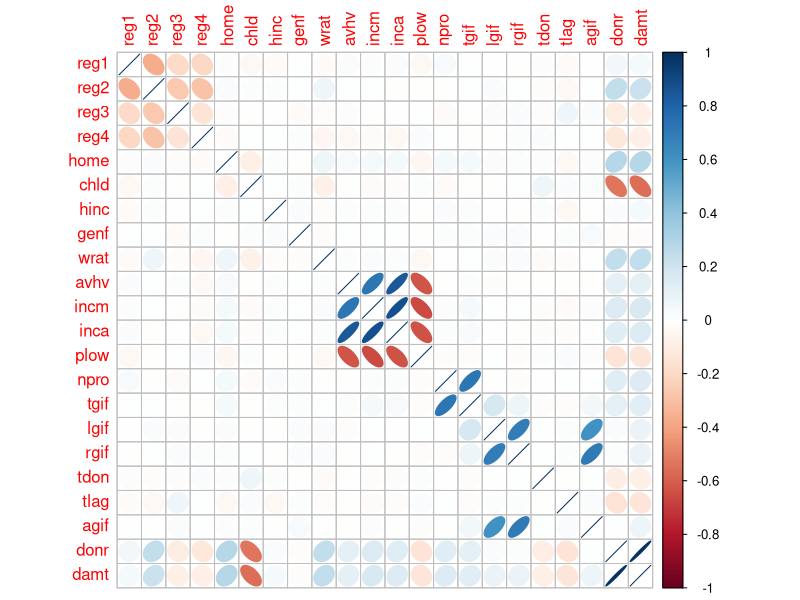

Generate this figure with R: (Note: this script raises an error after producing the figure.)
## ---- chunk 1
knitr::opts_chunk$set(echo = FALSE, warning = F, message = F)
library(dplyr)
library(ggplot2)
library(caret)
library(partykit)
library(MASS)
## ---- chunk 2
charity <- read.csv('charity.csv')
charity <- as_tibble(charity)
Sampling <- charity %>% group_by(part) %>% summarise(Samples = n())
knitr::kable(Sampling,caption = "Samples breakdown")
charity <- charity[,-1]

# split data by the parts
train <- charity %>% dplyr::filter(part == "train") %>% dplyr::select(-part)
Validation <- charity %>% dplyr::filter(part == "valid") %>% dplyr::select(-part)
test <- charity %>% dplyr::filter(part == "test") %>% dplyr::select(-part)

  
  # Make binary columns as factor variables
make_factor <- function(df){
  BinaryCols <- lapply(apply(df,2,unique), length) == 2
df[,which(BinaryCols == T)] <- lapply(df[,which(BinaryCols == T)], as.factor)
df
}

## ---- chunk 3
correlations <- cor(train)
corrplot::corrplot(correlations,method = "ellipse")
## ---- chunk 4

crosstable <- function(var1, var2) {
  crosstbl <- cbind(table(var1, var2))
  crosstbl <- cbind(crosstbl,round(crosstbl[,2]/rowSums(crosstbl),3)*100)
  colnames(crosstbl) <- c("No_Donor", "Yes_Donor", "%")
  crosstbl
}

#knitr::kable(crosstable(train$chld, train$donr),caption = "Proportion of donors by Number of children")

#knitr::kable(crosstable(train$wrat, train$donr), caption = "Proportion of donors by wealth rating")

childtbl <- crosstable(train$chld, train$donr)
wealthRatingtbl <- knitr::kable(crosstable(train$wrat, train$donr))
incmcattbl <- knitr::kable(crosstable(as.factor(train$hinc),train$donr))
homeownertbl <- crosstable(train$home,train$donr)
rownames(homeownertbl) <- c("Not homeowner", "Homeowner")
homeownertbl <- knitr::kable(homeownertbl)

#knitr::kable(list(childtbl,homeownertbl))

## ---- chunk 5
knitr::kable(crosstable(train$chld, train$donr))
## ---- chunk 6

# Prepare a reciepe to transform data 

library(recipes)

# define reciepe steps
rec <- recipe(donr ~ . -damt, data = train)
rec  <- rec  %>% 
        step_log(tgif) %>% 
        step_log(agif) %>% 
        step_log(lgif) %>% 
        step_log(rgif) %>% 
        step_log(avhv) #%>% 
        #step_corr(-contains("d"),threshold = 0.75)

reciepe_trained <- prep(rec,data = train, retain = T)

trainTransformed <- bake(object = reciepe_trained, newdata = train)

#trainTransformed <- train %>% dplyr::mutate(logtgif = log(tgif), logagif = log(agif), loglgif = log(lgif), logrgif = log(rgif), logavhv = log(avhv))

#trainTransformed <- trainTransformed %>% dplyr::select(-tgif,-lgif,-agif,-rgif, -avhv)
correlations <- cor(trainTransformed)
corrplot::corrplot(correlations,method = "color", addCoef.col="grey", order = "AOE",number.cex=0.5)
#trainTransformed <- train %>% dplyr::select(-tgif,-lgif,-agif,-rgif, -avhv)
#colnames(correlations)[caret::findCorrelation(correlations,cutoff = 0.75)]

## ---- chunk 7
VarstoRemove <- c("avhv","incm","agif","rgif","tgif")
Response <- c("donr", "damt")
Predictors <- colnames(trainTransformed)[!colnames(trainTransformed) %in% c(VarstoRemove,Response)]
knitr::kable(matrix(Predictors,ncol = 3), caption = "List of retained predictors")
## ---- chunk 8
set.seed(1)
library(randomForest)
# Making the binary columns as factors
trainTransformed <- make_factor(trainTransformed)
rfdata <-trainTransformed[,c(Predictors,Response[1])] 
# rf <- randomForest(donr ~ . -damt, data = trainTransformed[,c(Predictors,Response)],ntree=150)
rf <- randomForest(donr ~ ., data = rfdata,ntree=150)
par(mfrow = c(1,2))
plot(rf, main = "Error Vs # trees")
varImpPlot(rf,main = "Variable importance")
## ---- chunk 9
#predictedClassProb <- predict(rf,newdata = trainTransformed[,c(Predictors,Response)],type = "prob")
predictedClassProb <- predict(rf,newdata = rfdata,type = "prob")
#predictedClass <- predict(rf,newdata = trainTransformed,type= "response")
predictedClass <- predict(rf,newdata = rfdata,type= "response")
#caret::confusionMatrix(predictedClass,trainTransformed$donr, positive = "1")
rocCurve.train <- pROC::roc(predictor = predictedClassProb[,2],response = trainTransformed$donr)
auc.rf.train <- round(pROC::auc(rocCurve.train),2)
#************************
# set up validation data
#************************
ValidTrans <- bake(object = reciepe_trained, newdata = Validation)
ValidTrans <- make_factor(ValidTrans)


predictedClassProb.valid <- predict(rf,newdata = ValidTrans, type = "prob")
predictedClassProb.valid <- predictedClassProb.valid[,2]
predictedClass.valid <- predict(rf,newdata = ValidTrans, type = "response")
rocCurve.valid <- pROC::roc(predictor = predictedClassProb.valid,response = ValidTrans$donr)
auc.rf.valid <- round(pROC::auc(rocCurve.valid),2)


#*********************************************
#* Profit calculation for random forest model *
#*********************************************

# ValidTrans has non factor donr, so using Validation
profitrf <- cumsum(14.5*Validation[order(predictedClassProb.valid, decreasing=T),21]$donr-2) 

#***********************************************
#         PLOTTING                            
#***********************************************
par(mfrow = c(1,2))
plot(rocCurve.train,legacy.axes = T,asp = NA, col = 'blue')
plot(rocCurve.valid,legacy.axes = T,asp = NA, col = 'red', add = T)
legend("bottomright",legend = c(paste0("Train; AUC:",auc.rf.train), paste0("validation; AUC:",auc.rf.valid)), col = c("blue", "red"), lty = 1,cex = 0.6)
plot(profitrf, xlab = "# Mails", ylab = "Profit")

## ---- chunk 10

plot(lift(ValidTrans$donr~predictedClassProb.valid, class = "1"))

n.mail.valid <- which.max(profitrf)
Profitability <- data.frame(Mails = n.mail.valid, Profit = max(profitrf), Model = "RandomForest")
knitr::kable(Profitability, caption = "Mails for campaign & profitability")


cutoff.rf <- sort(predictedClassProb.valid, decreasing=T)[n.mail.valid+1] # set cutoff based on n.mail.valid
chat.valid.rf <- ifelse(predictedClassProb.valid>cutoff.rf, 1, 0) # mail to everyone above the cutoff
cm.rf <- caret::confusionMatrix(chat.valid.rf, Validation$donr,positive = "1") # classification table
cm.rf$table

#cm.rf$byClass
## ---- chunk 11

#*****************************************
#         Logitic regression fit  - 1          
#*****************************************
logisticFit <- glm(donr ~ . -damt, data = trainTransformed[,c(Predictors,Response)], family = binomial)
#summary(logisticFit)


#*****************************************
#       Function to spit out profitability
#*****************************************
ProfitabilityMatrix <- function(donr,PredictedProbs,Model,Plot =T){
  profits <- cumsum(14.5*donr[order(PredictedProbs,decreasing = T)] - 2)
  Mails <- which.max(profits)
  Maxprofit <- max(profits)
  outdf <- data.frame(Mails = Mails, Profit = Maxprofit, Model = Model)
  cutoff <- sort(PredictedProbs,decreasing = T)[Mails + 1]
  MailOrNot <- ifelse(PredictedProbs > cutoff, 1,0)
  ConfusionMatrix <- caret::confusionMatrix(MailOrNot,donr,positive = "1")
  if(Plot == T){
    plot(profits,xlab = "# Mails", ylab = "Profit")
    library(grid)
    p <- recordPlot()
  } else p <- NULL
  return(list(outdf = outdf,ConfusionMatrix = ConfusionMatrix, p = p))
}
## ---- chunk 12

#******************************************
# Logistic predictions
#******************************************
logistic.Pred.Train <- predict(logisticFit,type = "response")
roc.lostic.train <- pROC::roc(response = trainTransformed$donr, predictor = logistic.Pred.Train)
auc.logistic.train <- round(pROC::auc(roc.lostic.train),2)
logistic.Pred.Valid <- predict(logisticFit,newdata = ValidTrans,type = "response")
roc.lostic.valid <- pROC::roc(response = ValidTrans$donr, predictor = logistic.Pred.Valid)
auc.logistic.valid <- round(pROC::auc(roc.lostic.valid),2)

#******************************************
#   Plotting
#******************************************
par(mfrow = c(1,2))
plot(roc.lostic.train,legacy.axes = T,asp = NA, col = 'blue')
plot(roc.lostic.valid,legacy.axes = T,asp = NA, col = 'red', add = T)
legend("bottomright",legend = c(paste0("Train; AUC:",auc.logistic.train), paste0("validation; AUC:",auc.logistic.valid)), col = c("blue", "red"), lty = 1,cex = 0.6)
Results.Logistic <- ProfitabilityMatrix(Validation$donr,logistic.Pred.Valid,"Logistic")
mtext("Logistic Regression - Full model", side = 1, line = -22, outer = TRUE)
## ---- chunk 13
modeldf <- broom::augment(logisticFit)
#par(mfrow = c(1,2))
library(ggplot2)
residp <-ggplot(data = modeldf, mapping = aes(x = hinc, y = .resid)) + geom_point() + stat_summary(fun.y=mean, colour="blue", geom="line", size = 1) + theme_bw()
lp <- plot(lift(ValidTrans$donr~logistic.Pred.Valid, class = "1"))
gridExtra::grid.arrange(residp,lp,ncol = 2)

Profitability <- rbind(Profitability,Results.Logistic$outdf)
knitr::kable(Profitability, caption = "Mails for campaign & profitability")

Results.Logistic$ConfusionMatrix$table

## ---- chunk 14
# Logistic regression 2
logisticFit2 <- glm(donr ~ chld + wrat + I(hinc^2) + I(hinc) + npro + tdon + home + reg2 + inca -damt, data = trainTransformed[,c(Predictors,Response)], family = binomial)

#summary(logisticFit2)


#******************************************
# Logistic predictions
#******************************************
logistic2.Pred.Train <- predict(logisticFit2,type = "response")
roc.lostic2.train <- pROC::roc(response = trainTransformed$donr, predictor = logistic2.Pred.Train)
auc.logistic2.train <- round(pROC::auc(roc.lostic2.train),2)
logistic2.Pred.Valid <- predict(logisticFit2,newdata = ValidTrans,type = "response")
roc.lostic2.valid <- pROC::roc(response = ValidTrans$donr, predictor = logistic2.Pred.Valid)
auc.logistic2.valid <- round(pROC::auc(roc.lostic2.valid),2)

#******************************************
#   Plotting
#******************************************
par(mfrow = c(1,2))
plot(roc.lostic2.train,legacy.axes = T,asp = NA, col = 'blue')
plot(roc.lostic2.valid,legacy.axes = T,asp = NA, col = 'red', add = T)
legend("bottomright",legend = c(paste0("Train; AUC:",auc.logistic2.train), paste0("validation; AUC:",auc.logistic2.valid)), col = c("blue", "red"), lty = 1,cex = 0.6)
Results.Logistic2 <- ProfitabilityMatrix(Validation$donr,logistic2.Pred.Valid,"Logistic2")
mtext("Logistic Regression - selected predictors model", side = 1, line = -22, outer = TRUE)
## ---- chunk 15

plot(lift(ValidTrans$donr~logistic2.Pred.Valid, class = "1"))
Profitability <- rbind(Profitability,Results.Logistic2$outdf)
knitr::kable(Profitability, caption = "Mails for campaign & profitability")

Results.Logistic2$ConfusionMatrix$table
## ---- chunk 16

#******************************************************
#       Build Reciepe for LDA & PLSDA
#******************************************************
rec_scale_center <- recipe(donr ~ . -damt, data = train)
rec_scale_center <- rec_scale_center %>% 
                        step_center(has_role()) %>% 
                        step_scale(has_role())

reciepe2_trained <- prep(rec,data = train, retain = T)
trainCenterScaled <- bake(object = reciepe2_trained, newdata = train)

validCenterScaled <- bake(object = reciepe2_trained,newdata = Validation)
## ---- chunk 17
#*******************************************************
# Linear discriminant analysis
#*******************************************************
lda.fit <- lda(donr ~ . + I(hinc^2)-damt,
data = trainCenterScaled)
#plot(lda.fit)
# lda.fit <- lda(donr ~ reg1 + reg2 + reg3 +reg4+ chld + incm + npro + plow + npro + I(hinc^2) + I(hinc),
               # data = trainCenterScaled)
lda.pred.train <- predict(lda.fit, trainCenterScaled)
lda.pred.valid <- predict(lda.fit,validCenterScaled)
roc.lda.train <- pROC::roc(response = trainCenterScaled$donr, predictor = lda.pred.train$posterior[,2])
auc.lda.train <- round(pROC::auc(roc.lda.train),2)
roc.lda.valid <- pROC::roc(response = validCenterScaled$donr, predictor = lda.pred.valid$posterior[,2])
auc.lda.valid <- round(pROC::auc(roc.lda.valid),2)
par(mfrow = c(1,2))
plot(roc.lda.train,legacy.axes = T,asp = NA, col = 'blue')
plot(roc.lda.valid,legacy.axes = T,asp = NA, col = 'red',add = T)
legend("bottomright",legend = c(paste0("Train; AUC:",auc.lda.train), paste0("validation; AUC:",auc.lda.valid)), col = c("blue", "red"), lty = 1,cex = 0.6)
Results.lda <- ProfitabilityMatrix(Validation$donr,lda.pred.valid$posterior[,2],"LDA")
## ---- chunk 18
Profitability <- rbind(Profitability,Results.lda$outdf)
knitr::kable(Profitability, caption = "Mails for campaign & profitability")
Results.lda$ConfusionMatrix
## ---- chunk 19
#*****************************************************
# Quadratic discriminat analysis
#****************************************************

qda.fit <- qda(donr ~ chld + wrat  + I(hinc) + npro + tdon + home + reg2 + inca, data = trainCenterScaled )
#qda.fit <- qda(donr ~ . + I(hinc^2)-damt,data = trainCenterScaled)
qda.pred.train <- predict(qda.fit, trainCenterScaled)
qda.pred.valid <- predict(qda.fit,validCenterScaled)
roc.qda.train <- pROC::roc(response = trainCenterScaled$donr, predictor = qda.pred.train$posterior[,2])
auc.qda.train <- round(pROC::auc(roc.qda.train),2)
roc.qda.valid <- pROC::roc(response = validCenterScaled$donr, predictor = qda.pred.valid$posterior[,2])
auc.qda.valid <- round(pROC::auc(roc.qda.valid),2)
par(mfrow=c(1,2))
plot(roc.qda.train,legacy.axes = T,asp = NA, col = 'blue')
plot(roc.qda.valid,legacy.axes = T,asp = NA, col = 'red',add = T)
legend("bottomright",legend = c(paste0("Train; AUC:",auc.qda.train), paste0("validation; AUC:",auc.qda.valid)), col = c("blue", "red"), lty = 1,cex = 0.6)
Results.qda <- ProfitabilityMatrix(Validation$donr,qda.pred.valid$posterior[,2],"QDA")
## ---- chunk 20

Profitability <- rbind(Profitability,Results.qda$outdf)
knitr::kable(Profitability, caption = "Mails for campaign & profitability")
Results.qda$ConfusionMatrix
## ---- chunk 21
# Prep data for PLSDA

ctrl <- trainControl(method = "cv", number = 10,
                     savePredictions = T,
                     summaryFunction = twoClassSummary,
                     classProbs = T)

trainCenterScaled.pls <- make_factor(trainCenterScaled)
y <- as.factor(ifelse(train$donr == 1, "yes", "no"))
plsdaModel <- train(x = trainCenterScaled[,c(-21,-22)],
      y =  y,
      method = "pls",
      metric= "ROC",
      tuneLength = 20,
      trControl = ctrl
      )

plsPred.Train <- predict(plsdaModel, newdata = trainCenterScaled[,c(-21,-22)], type = "prob")
plsPred.valid <- predict(plsdaModel, newdata = validCenterScaled[,c(-21,-22)], type = "prob")
roc.pls.train <- pROC::roc(response = trainCenterScaled$donr, predictor = plsPred.Train[,2,1])
roc.pls.valid <- pROC::roc(response = validCenterScaled$donr, predictor = plsPred.valid[,2,1])
auc.pls.train <- round(pROC::auc(roc.pls.train),2)
auc.pls.valid <- round(pROC::auc(roc.pls.valid),2)
par(mfrow= c(1,2))
plot(roc.pls.train,legacy.axes = T,asp = NA, col = 'blue')
plot(roc.pls.valid,legacy.axes = T,asp = NA, col = 'red',add = T)
legend("bottomright",legend = c(paste0("Train; AUC:",auc.pls.train), paste0("validation; AUC:",auc.pls.valid)), col = c("blue", "red"), lty = 1,cex = 0.6)
Results.plsqda <- ProfitabilityMatrix(Validation$donr,plsPred.valid[,2,1],"PLSDA")
Prifitability <- rbind(Profitability,Results.plsqda$outdf)

knitr::kable(Profitability, caption = "Mails for campaign & profitability")
Results.plsqda$ConfusionMatrix

## ---- chunk 22
# Train control setting

sigmaRange <- kernlab::sigest(as.matrix(train[,Predictors]))
svmGrid <- expand.grid(.sigma = sigmaRange[1], .C =2^(seq(-10,4)))
y <- as.factor(ifelse(train$donr == 1, "yes", "no"))
svmRModel <- train(train[,Predictors], y,
                   method = "svmRadial",
                   metric = "ROC",
                   preProc = c("center", "scale"),
                   tuneGrid = svmGrid,
                   fit = F,
                   trControl = ctrl )

svmClassPred.Train <- kernlab::predict(svmRModel, newdata = train[,Predictors])
svmClassPred.Train <- ifelse(svmClassPred.Train == "yes",1,0)
svmPredProb.Train <- kernlab::predict(svmRModel, newdata = train[,Predictors], type = "prob")

svmClassPred.Valid <- kernlab::predict(svmRModel, newdata = validCenterScaled[,Predictors])
svmClassPred.Valid <- ifelse(svmClassPred.Valid == "yes",1,0)
svmPredProb.Valid <- kernlab::predict(svmRModel, newdata = validCenterScaled[,Predictors], type = "prob")

roc.svm.train <- pROC::roc(response = train$donr, predictor = svmPredProb.Train[,2])
roc.svm.Valid <- pROC::roc(response = Validation$donr, predictor = svmPredProb.Valid[,2])
auc.svm.train <- round(pROC::auc(roc.svm.train),2)
auc.svm.valid <- round(pROC::auc(roc.svm.Valid),2)
par(mfrow = c(1,2))
plot(roc.svm.train,legacy.axes = T,asp = NA, col = 'blue')
plot(roc.svm.Valid,legacy.axes = T,asp = NA, col = 'red',add = T)
legend("bottomright",legend = c(paste0("Train; AUC:",auc.svm.train), paste0("validation; AUC:",auc.svm.valid)), col = c("blue", "red"), lty = 1,cex = 0.6)
Results.svm <- ProfitabilityMatrix(Validation$donr,svmPredProb.Valid[,2],"SVM")
## ---- chunk 23

Profitability <- rbind(Profitability,Results.svm$outdf)
knitr::kable(Profitability, caption = "Mails for campaign & profitability" )
Results.svm$ConfusionMatrix
## ---- chunk 24
library(e1071)
tune.out <- tune(svm, train.y= y, train.x = trainCenterScaled[,Predictors],kernel = "linear", ranges = list(cost = c(0.001,0.01,0.1,1,5,10,100)))

bestmod <- tune.out$best.model
svmfitLinear <- svm(y ~ ., data = cbind(trainCenterScaled[,Predictors],y), kernel = "linear", cost = 1, gamma = 0.67, decision.values = T)
svmLinProb.train <- attributes(predict(bestmod,trainCenterScaled[,Predictors], decision.values = T))$decision.values
svmLinPred.train <- predict(bestmod,trainCenterScaled[,Predictors], decision.values = T)
svmLinPred.train <- ifelse(svmLinPred.train == "yes",1,0)

svmLinPredValid.Prob <- attributes(predict(bestmod,validCenterScaled[,Predictors], decision.values = T))$decision.values
svmLinPred.Valid <- predict(bestmod,validCenterScaled[,Predictors], decision.values = T)
svmLinPred.valid <- ifelse(svmLinPred.Valid == "yes",1,0)

roc.svmL.train <- pROC::roc(response = train$donr, predictor = svmLinProb.train)
roc.svmL.Valid <- pROC::roc(response = Validation$donr, predictor = svmLinPredValid.Prob)
auc.svm.train <- round(pROC::auc(roc.svmL.train),2)
auc.svm.valid <- round(pROC::auc(roc.svmL.Valid ),2)
par(mfrow = c(1,2))
plot(roc.svm.train,legacy.axes = T,asp = NA, col = 'blue')
plot(roc.svm.Valid,legacy.axes = T,asp = NA, col = 'red',add = T)
legend("bottomright",legend = c(paste0("Train; AUC:",auc.svm.train), paste0("validation; AUC:",auc.svm.valid)), col = c("blue", "red"), lty = 1,cex = 0.6)
Results.svmlin <- ProfitabilityMatrix(Validation$donr,1-svmLinPredValid.Prob,"SVM Linear Kernel")


## ---- chunk 25

Profitability <- rbind(Profitability,Results.svmlin$outdf)
knitr::kable(Profitability, caption = "Mails for campaign & profitability" )
Results.svmlin$ConfusionMatrix
## ---- chunk 26
#**********************************
# Setting up test data 
#*********************************

TestTrans <- bake(object = reciepe_trained, newdata = test)
TestTrans <- make_factor(TestTrans)
TestTrans$donr <- as.factor(TestTrans$donr)

#********************************
#    Prediction of test data
#*******************************
predictedClassProb.test <- predict(rf,newdata = TestTrans, type = "prob")
predictedClassProb.test <- predictedClassProb.test[,2]

n.mail.valid <- Profitability$Mails[which(Prifitability$Model == "RandomForest")]
tr.rate <- .1 # typical response rate is .1
vr.rate <- .5 # whereas validation response rate is .5
n.test <- nrow(test)
n.valid.c <- nrow(Validation)
adj.test.1 <- (n.mail.valid/n.valid.c)/(vr.rate/tr.rate) # adjustment for mail yes
adj.test.0 <- ((n.valid.c-n.mail.valid)/n.valid.c)/((1-vr.rate)/(1-tr.rate)) # adjustment for mail no
adj.test <- adj.test.1/(adj.test.1+adj.test.0) # scale into a proportion
n.mail.test <- round(n.test*adj.test, 0) # calculate number of mailings for test set


cutoff.test <- sort(predictedClassProb.test , decreasing=T)[n.mail.test+1]
chat.test <- ifelse(predictedClassProb.test>cutoff.test, 1, 0) # mail to everyone above the cutoff
table(chat.test)
